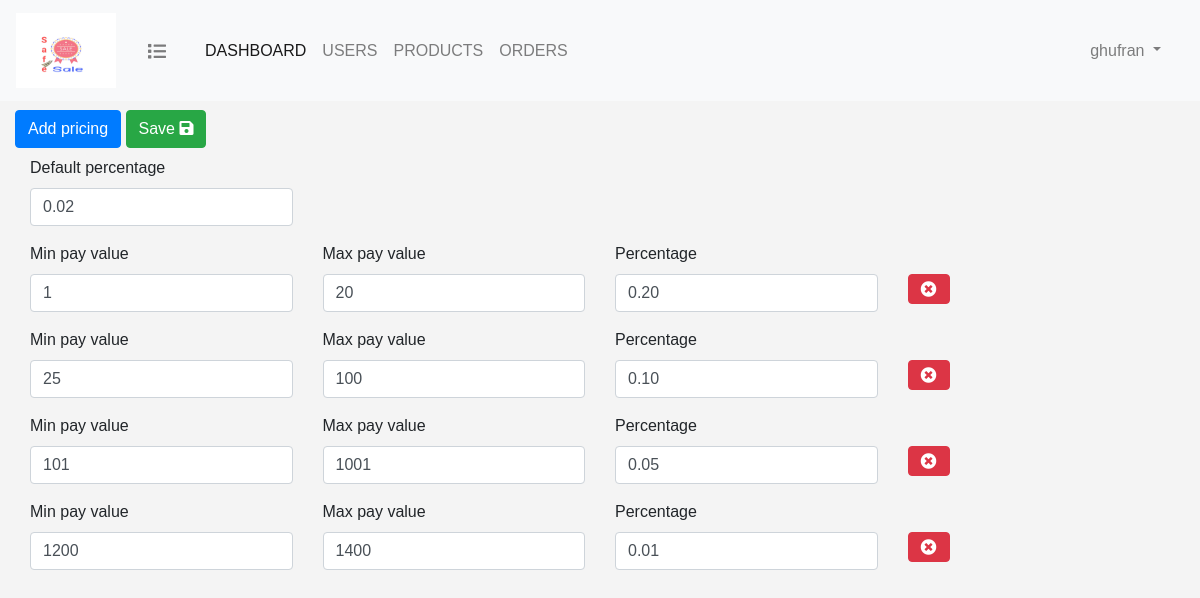
The app's page /pricing/index.php (signed in) with its own data.
### tables this page shows
CREATE TABLE `pricing_model` (
  `pricing_id` int(11) NOT NULL,
  `min_pay_value` int(5) NOT NULL,
  `max_pay_value` int(5) NOT NULL,
  `pricing_value` decimal(2,2) NOT NULL
);

### pricing/index.php (the view, shortened to what this page needs)
<?php
include('../db_connect.php');
$query = "SELECT * FROM pricing_model ORDER by min_pay_value";
$statement = $con->prepare($query);
$statement->execute();
$pricing_model = $statement->fetchAll(PDO::FETCH_ASSOC);
?>
<html>
<head>
    <?php include "../include/header.php";?>
    <link rel="stylesheet" href="pricing.css">
</head>
<body>
<?php include "../include/navbar.php"?>
<div class="container-fluid pt-5">
    <h2 class="text-primary text-center mt-3">Pricing model</h2>
    <a href="javascript:;" class="btn btn-primary mb-2  add-pricing">Add pricing</a>
    <button class="btn btn-success save-btn mb-2">Save <i class="fa fa-save"></i></button>
    <div class="pricing-container">
    <?php
    foreach ($pricing_model as $pricing){?>
        <div class="row pricing-row">
            <div class="col-md-3 <?=$pricing['min_pay_value'] == 0 ? 'd-none': ''?>">
                <div class="form-group">
                    <label>Min pay value</label>
                    <input type="number" class="form-control min-value" value="<?=$pricing['min_pay_value']?>">
                </div>
            </div>
            <div class="col-md-3  <?=$pricing['max_pay_value'] == 0 ? 'd-none': ''?>">
                <div class="form-group">
                    <label>Max pay value</label>
                    <input type="number" class="form-control max-value" value="<?=$pricing['max_pay_value']?>">
                </div>
            </div>
            <div class="col-md-3">
                <div class="form-group">
                    <label><?=$pricing['min_pay_value'] == 0 ? 'Default percentage': 'Percentage'?></label>
                    <input type="number" class="form-control percentage" value="<?=$pricing['pricing_value']?>">
                </div>
            </div>
            <div class="col-md-3 <?=$pricing['min_pay_value'] == 0 ? 'd-none': ''?>">
                <button class="btn btn-danger delete-btn"><i class="fa fa-times-circle"></i></button>
            </div>
        </div>
    <?php }?>
</div>
</div>
</body>
</html>

### assets/css/main.css (style rules this page uses)
* { margin: 0; padding: 0; -webkit-box-sizing:border-box; -moz-box-sizing:border-box; box-sizing:border-box; }
body { font-family: arial,tohama; margin:0; padding:0; background-color:#f4f4f4; }
.row { margin: 0; padding: 0; }

### pricing/pricing.css (style rules this page uses)
.delete-btn { margin-top: 12%; }

### records on screen
pricing_model: min_pay_value "Default percentage", pricing_value "0.02"
pricing_model: min_pay_value "1", max_pay_value "20", shows "Percentage", pricing_value "0.20"
pricing_model: min_pay_value "25", max_pay_value "100", shows "Percentage", pricing_value "0.10"
pricing_model: min_pay_value "101", max_pay_value "1001", shows "Percentage", pricing_value "0.05"
pricing_model: min_pay_value "1200", max_pay_value "1400", shows "Percentage", pricing_value "0.01"

### other values on screen
$_SESSION['username'] "ghufran"
